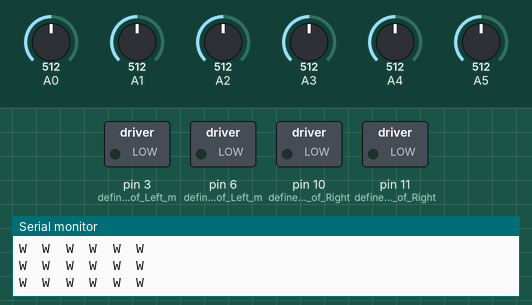
Recording of a sketch running on a simulated Arduino Uno, built with avr-gcc and run on an emulated ATmega328P. Shown: switched loads named in the sketch (green lamp = pin HIGH), the last lines printed to the serial monitor. The inputs (shaded band) are chosen by the test bench; at power-on: A1 = 512, A0 = 512, A2 = 512, A3 = 512, A4 = 512, A5 = 512.

Above: at 1.7 s.
1.8 s: A1 set to 982
4.8 s: A1 set to 1010
At 5.8 s:
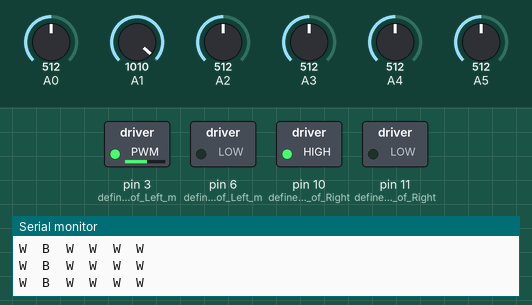
6.3 s: A0 set to 990
9.3 s: A0 set to 1016
At 10.4 s:
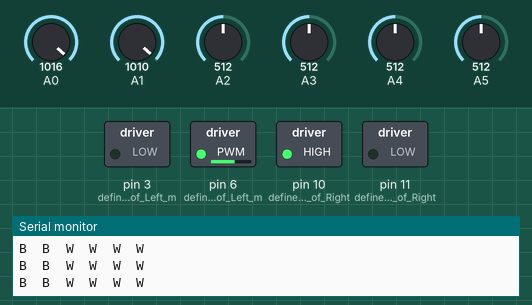
10.8 s: A2 set to 990
13.8 s: A2 set to 1008
At 15.0 s:
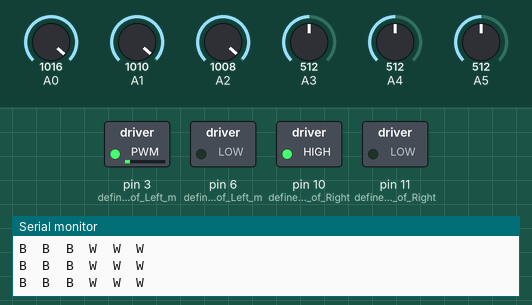
Timing chart, 0 to 16.3 s (numbered marks = the images above; inputs shaded):
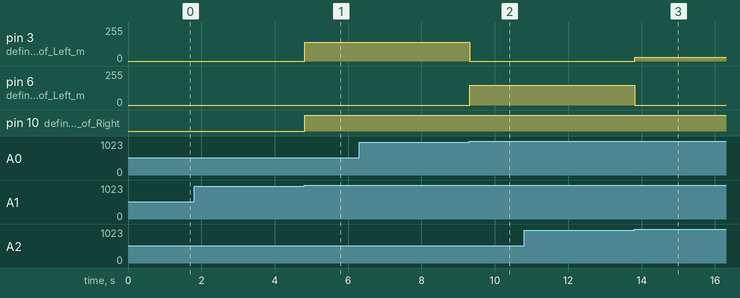

Measured:
- the behaviour switches between 1000 and 1001 on A1 (found by bisection; images 0 and 1)
- the behaviour switches between 1000 and 1001 on A0 (found by bisection; images 1 and 2)
- the behaviour switches between 1000 and 1001 on A2 (found by bisection; images 2 and 3)
- after the input at 4.8 s, pin 3 (define_the_pins_of_Left_m): 0/255 → 140/255 at once; pin 10 (define_the_pins_of_Right): LOW → HIGH at once
- after the input at 9.3 s, pin 3 (define_the_pins_of_Left_m): 140/255 → 0/255 at once; pin 6 (define_the_pins_of_Left_m): 0/255 → 150/255 at once
- after the input at 13.8 s, pin 3 (define_the_pins_of_Left_m): 0/255 → 30/255 at once; pin 6 (define_the_pins_of_Left_m): 150/255 → 0/255 at once

The sketch:

LineFollowerUsingQtrSensor.ino
```cpp
/**
 ******************************************************************************
 * @file           : LineFollowerUsingQtrSensor.ino
 * @author         : Sohaila Esmat
 * @brief          : LineFollowerUsingQtrSensor
 ******************************************************************************
 */


#include <QTRSensors.h>
QTRSensors qtr;

const uint8_t SensorCount = 6; // number of sensors (you can change the number of sensors you want to use)
uint16_t sensorValues[SensorCount];

void setup()
{
  delay (500);          //time before implement the program
  qtr.setTypeAnalog();
  qtr.setSensorPins((const uint8_t[]){A0, A1, A2, A3, A4, A5}, SensorCount); // define the pins of QTR sensor and the number of analoge pins
  pinMode(3, OUTPUT);   // define the pins of Left motor leg1
  pinMode(6, OUTPUT);   // define the pins of Left motor leg2
  pinMode(10, OUTPUT);  // define the pins of Right motor leg1
  pinMode(11, OUTPUT);  // define the pins of Right motor leg2
  Serial.begin(9600);   // define Serial monitor

}


void loop()
{
  qtr.read(sensorValues); //read QTR sensor values

  // this loop for present the values of sensor usinf serial monitor
  for (uint8_t i = 0; i < SensorCount; i++)
  {
    if(sensorValues[i]>=1000) // if the sensor read black
    {
      sensorValues[i]=1;
      Serial.print("B");
    }
    else if(sensorValues[i]<1000) // if the sensor read white
    {
      sensorValues[i]=0;
      Serial.print("W");
    }
    //Serial.print(sensorValues[i]); // if you want to see the values of the sensor remove "//"
    Serial.print('\t');
  }
  Serial.println(); //new line in serial monitor

///////////////////////////////////////////////////////////////////////////////////////////////////////////////////////////////////////////////////////////////////

  //Straight Forward
  if(sensorValues[0]==0 && sensorValues[1]==0 && sensorValues[2]==1 && sensorValues[3]==1 && sensorValues[4]==0 && sensorValues[5]==0)
  {
    analogWrite(3,255);
    analogWrite(6,0);
    analogWrite(10,255);
    analogWrite(11,0);
  }
//forward but little bit Left
  else if(sensorValues[0]==0 && sensorValues[1]==0 && sensorValues[2]==0 && sensorValues[3]==1 && sensorValues[4]==0 && sensorValues[5]==0)
  {
    analogWrite(3,240);
    analogWrite(6,0);
    analogWrite(10,255);
    analogWrite(11,0);
  }
  //forward but little bit Right
  else if(sensorValues[0]==0 && sensorValues[1]==0 && sensorValues[2]==1 && sensorValues[3]==0 && sensorValues[4]==0 && sensorValues[5]==0)
  {
    analogWrite(3,255);
    analogWrite(6,0);
    analogWrite(10,240);
    analogWrite(11,0);
  }

///////////////////////////////////////////////////////////////////////////////////////////////////////////////////////////////////////////////////////////////////

  //Right with big curve (slow speed)
  else if(sensorValues[0]==0 && sensorValues[1]==0 && sensorValues[2]==0 && sensorValues[3]==1 && sensorValues[4]==1 && sensorValues[5]==0)
  {
    analogWrite(3,255);
    analogWrite(6,0);
    analogWrite(10,180);
    analogWrite(11,0);
  }
  //Right with medium curve (medium speed)
  else if(sensorValues[0]==0 && sensorValues[1]==0 && sensorValues[2]==0 && sensorValues[3]==0 && sensorValues[4]==1 && sensorValues[5]==0)
  {
    analogWrite(3,255);
    analogWrite(6,0);
    analogWrite(10,140);
    analogWrite(11,0);
  }
  //Right with small curve (fast speed)
  else if(sensorValues[0]==0 && sensorValues[1]==0 && sensorValues[2]==0 && sensorValues[3]==0 && sensorValues[4]==1 && sensorValues[5]==1)
  {
    analogWrite(3,255);
    analogWrite(6,0);
    analogWrite(10,30);
    analogWrite(11,0);
  }
  //Reverse Right_1
  else if(sensorValues[0]==0 && sensorValues[1]==0 && sensorValues[2]==1 && sensorValues[3]==1 && sensorValues[4]==1 && sensorValues[5]==1)
  {
    analogWrite(3,255);
    analogWrite(6,0);
    analogWrite(10,0);
    analogWrite(11,150);
  }
  //Reverse Right_2
  else if(sensorValues[0]==0 && sensorValues[1]==0 && sensorValues[2]==0 && sensorValues[3]==1 && sensorValues[4]==1 && sensorValues[5]==1)
  {
    analogWrite(3,255);
    analogWrite(6,0);
    analogWrite(10,0);
    analogWrite(11,150);
  }
///////////////////////////////////////////////////////////////////////////////////////////////////////////////////////////////////////////////////////////////////

  //Left with big curve (slow speed)
  else if(sensorValues[0]==0 && sensorValues[1]==1 && sensorValues[2]==1 && sensorValues[3]==0 && sensorValues[4]==0 && sensorValues[5]==0)
  {

    analogWrite(3,180);
    analogWrite(6,0);
    analogWrite(10,255);
    analogWrite(11,0);
  }
 //Left with medium curve (medium speed)
  else if(sensorValues[0]==0 && sensorValues[1]==1 && sensorValues[2]==0 && sensorValues[3]==0 && sensorValues[4]==0 && sensorValues[5]==0)
  {

    analogWrite(3,140);
    analogWrite(6,0);
    analogWrite(10,255);
    analogWrite(11,0);
  }
  //Left with small curve (fast speed)
  else if (sensorValues[0]==1 && sensorValues[1]==1 && sensorValues[2]==1 && sensorValues[3]==0 && sensorValues[4]==0 && sensorValues[5]==0)
  {
    analogWrite(3,30);
    analogWrite(6,0);
    analogWrite(10,255);
    analogWrite(11,0);
  }
  //Reverse Left_1
  else if (sensorValues[0]==1 && sensorValues[1]==1 && sensorValues[2]==0 && sensorValues[3]==0 && sensorValues[4]==0 && sensorValues[5]==0)
  {
    analogWrite(3,0);
    analogWrite(6,150);
    analogWrite(10,255);
    analogWrite(11,0);
  }
  //Reverse Left_2
  else if (sensorValues[0]==1 && sensorValues[1]==1 && sensorValues[2]==1 && sensorValues[3]==0 && sensorValues[4]==0 && sensorValues[5]==0)
  {
    analogWrite(3,0);
    analogWrite(6,150);
    analogWrite(10,255);
    analogWrite(11,0);
  }
///////////////////////////////////////////////////////////////////////////////////////////////////////////////////////////////////////////////////////////////////

}
```
